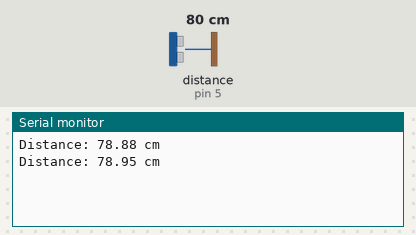
The sketch below on a simulated Arduino Uno, built with avr-gcc and run on an emulated ATmega328P. Parts: the last lines printed to the serial monitor. Wiring (inferred from the names in the program): ultrasonic range finder: trigger pin 19; echo pin 5. Inputs (shaded band) come from the test bench; at power-on: distance to the obstacle (sensor on pin 5) 80 cm. The echo pulse lasts 58.3 µs per cm.

Above: at 2.8 s.
2.9 s: distance to the obstacle (sensor on pin 5) set to 2 cm
At 3.4 s:
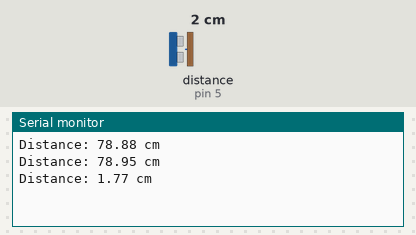
4.4 s: distance to the obstacle (sensor on pin 5) set to 4 cm
At 5.8 s:
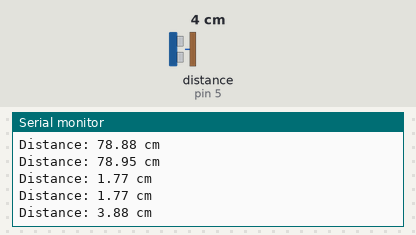
Timing chart, 0 to 7.4 s (numbered marks = the images above; inputs shaded):
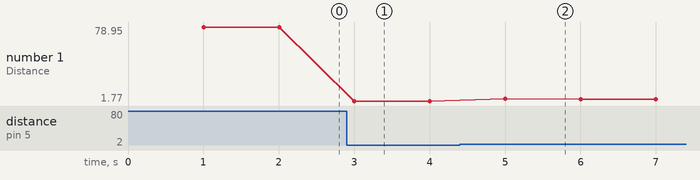

The sketch:

ultrasonic2.ino
```cpp
#define TRIG_PIN 19
#define ECHO_PIN 5

const unsigned long measurementInterval = 1000; // 1 second
unsigned long trigTime = 0;
unsigned long echoStartTime = 0;
unsigned long echoEndTime = 0;
bool isWaitingForEcho = false;

void setup() {
  Serial.begin(115200);
  pinMode(TRIG_PIN, OUTPUT);
  pinMode(ECHO_PIN, INPUT);
}

void loop() {
  static unsigned long lastMeasurementTime = 0;

  // Check if it's time to start a new measurement
  if (millis() - lastMeasurementTime >= measurementInterval) {
    lastMeasurementTime = millis();
    triggerSensor();
  }

  // Check if we are waiting for the echo and process it if it has been received
  if (isWaitingForEcho) {
    processEcho();
  }
}

void triggerSensor() {
  // Clear the trigger pin
  digitalWrite(TRIG_PIN, LOW);
  delayMicroseconds(2);

  // Set the trigger pin high for 10 microseconds
  digitalWrite(TRIG_PIN, HIGH);
  delayMicroseconds(10);
  digitalWrite(TRIG_PIN, LOW);

  // Record the time when the trigger was sent
  trigTime = millis();
  echoStartTime = 0;
  echoEndTime = 0;
  isWaitingForEcho = true;
}

void processEcho() {
  if (echoStartTime == 0 && digitalRead(ECHO_PIN) == HIGH) {
    // Echo signal started
    echoStartTime = micros();
  } else if (echoStartTime != 0 && digitalRead(ECHO_PIN) == LOW) {
    // Echo signal ended
    echoEndTime = micros();
    isWaitingForEcho = false;
    calculateDistance();
  }
}

void calculateDistance() {
  if (echoStartTime != 0 && echoEndTime != 0) {
    // Calculate the distance
    unsigned long duration = echoEndTime - echoStartTime;
    float distance = duration * 0.034 / 2;

    // Print the distance
    Serial.print("Distance: ");
    Serial.print(distance);
    Serial.println(" cm");
  } else {
    Serial.println("Failed to receive echo signal.");
  }
}
```

Measured:
- after the input at 2.9 s, the serial monitor: prints a new line after 0.10 s (image 1)
- after the input at 4.4 s, the serial monitor: prints a new line after 0.60 s (image 2)
- plotted number 1: 78.95 → 1.77 after the input at 2.9 s, 1.77 → 3.67 after the input at 4.4 s
